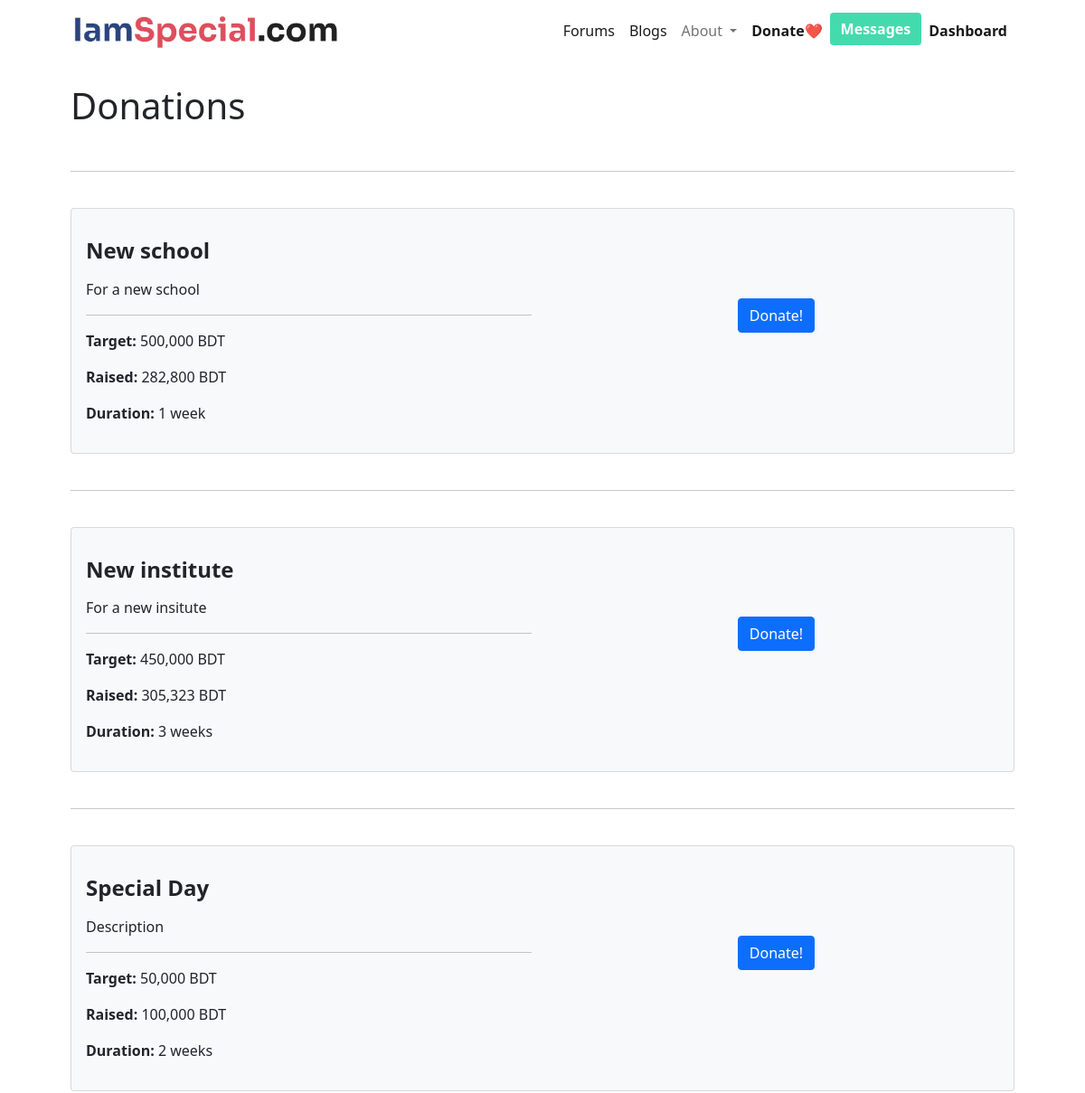
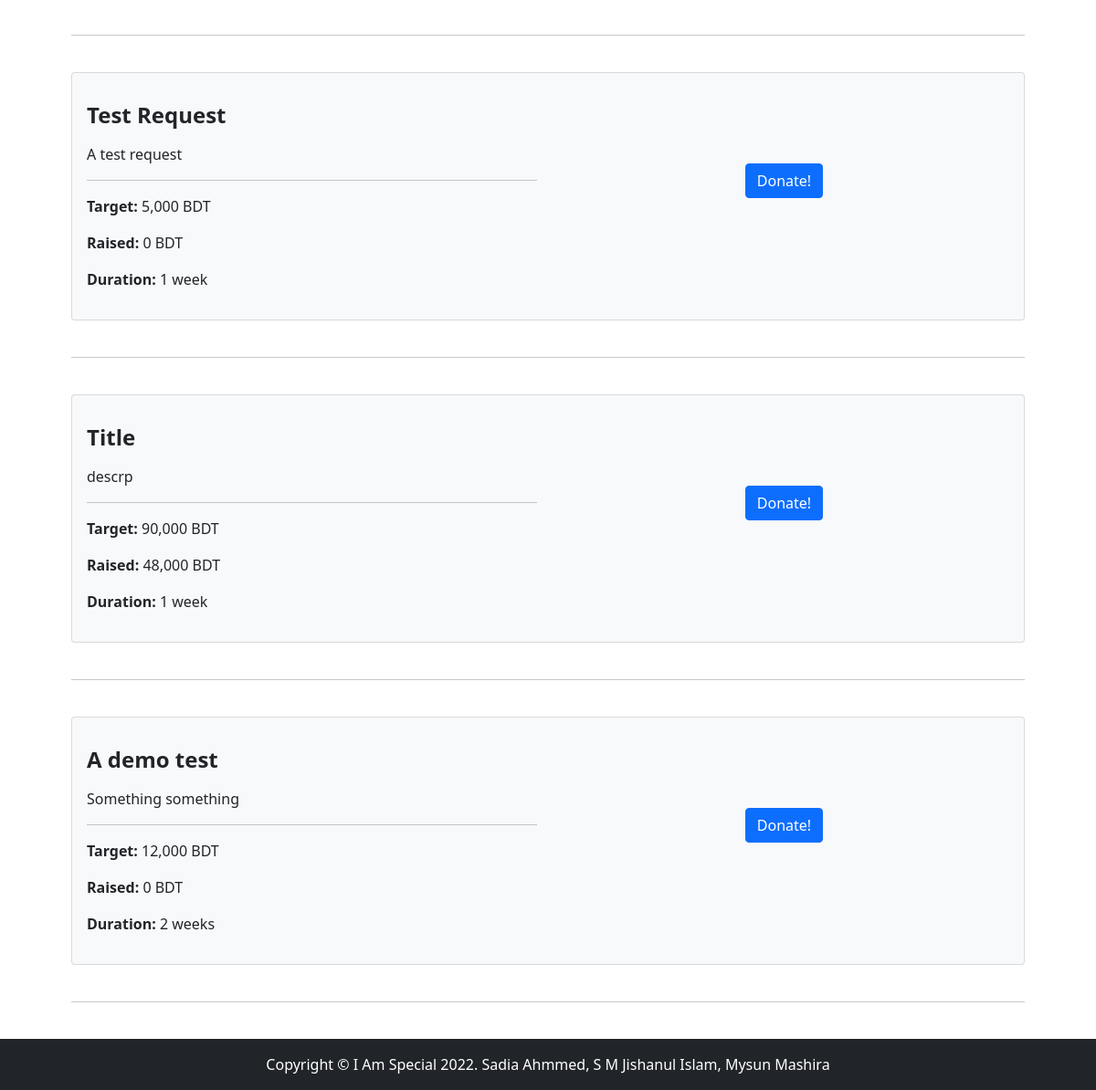
/donate.php (signed in), run on the app's committed database (2 pictures, top to bottom).
### tables this page shows
CREATE TABLE `fundraisers` (
  `id` int(11) NOT NULL,
  `title` varchar(255) NOT NULL,
  `description` varchar(255) NOT NULL,
  `total_target` int(11) NOT NULL,
  `duration` varchar(255) NOT NULL,
  `requested_by` int(11) DEFAULT NULL,
  `approved` enum('T','F') NOT NULL DEFAULT 'F',
  `complete` enum('T','F') NOT NULL DEFAULT 'F'
);

### includes/functions.php (called while the page is built, shortened)
<?php
include_once "db.php";
function getDonations()
{
    global $connection;
    $sql = "SELECT * FROM fundraisers WHERE approved='T'";
    $res = mysqli_query($connection, $sql) or die("Failed");
    return $res;
}
function getSumOfDonations($id)
{
    global $connection;
    $sql = "SELECT SUM(amount) total FROM orders WHERE fundraiser_id='$id'";
    $res = mysqli_query($connection, $sql) or die("Failed");
    if ($res) {
        return mysqli_fetch_assoc($res)["total"];
    }
}

### donate.php (the view, shortened to what this page needs)
<?php include "includes/components/header.php" ?>
<?php include "includes/components/navbar.php" ?>
<section class="pt-4">
    <div class="container px-lg-5">
        <h1>Donations</h1>
        <br>
        <hr>
        <br>
        <?php
        $fundraisers = getDonations();
        while ($row = mysqli_fetch_assoc($fundraisers)) {
            echo "
            <div class='card bg-light'>
                <div class='card-body'>
                    <div class='row'>
                        <div class='col-xl-6 col-md-4'>
                            <p><h4><strong>{$row['title']}</strong></h4></p>
                            <p>{$row['description']}</p>
                            <hr>
                            <p><strong>Target: </strong>" . number_format($row['total_target']) . " BDT</p>
                            <p><strong>Raised: </strong>" . number_format(getSumOfDonations($row['id'])) . " BDT</p>
                            <p><strong>Duration:</strong> {$row['duration']}</p>
                        </div>
                        <div style='text-align: center; align-items: center; justify-content: center; line-height: 200px; height: 200px;' class='col-xl-6 col-md-4'>
                            <a class='btn btn-primary' href='payment/example_hosted.php?title={$row['title']}&fund_id={$row['id']}'>Donate!</a>
                        </div>
                    </div>
                </div>
            </div>
            <br>
            <hr>
            <br>
            ";
        }
        ?>
    </div>
</section>
<?php include "includes/components/footer.php" ?>

### data on the page
fundraisers: title "New school", description "For a new school", total_target "500,000", id "282,800", duration "1 week"
fundraisers: title "New institute", description "For a new insitute", total_target "450,000", id "305,323", duration "3 weeks"
fundraisers: title "Special Day", description "Description", total_target "50,000", id "100,000", duration "2 weeks"
fundraisers: title "Test Request", description "A test request", total_target "5,000", id "0", duration "1 week"
fundraisers: title "Title", description "descrp", total_target "90,000", id "48,000", duration "1 week"
fundraisers: title "A demo test", description "Something something", total_target "12,000", id "0", duration "2 weeks"
